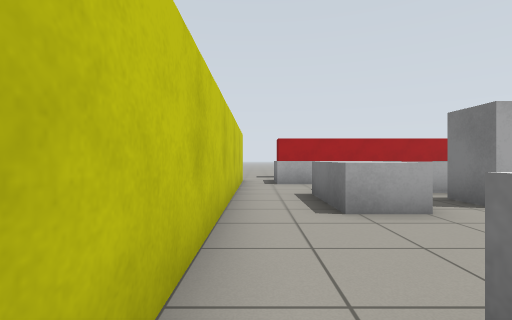
view 1 (above)

14 first-person views from a walk through a world built for the Gazebo simulator. The camera is 0.79 m above the floor, looks level and sees 85° across. The floor is counted in squares, 1 m on a side. Each view is taken from the middle of a square. On the plan, view 1 faces up. The plan holds only what a view shows up to about 10 squares ahead; the rest is blank.

view 2
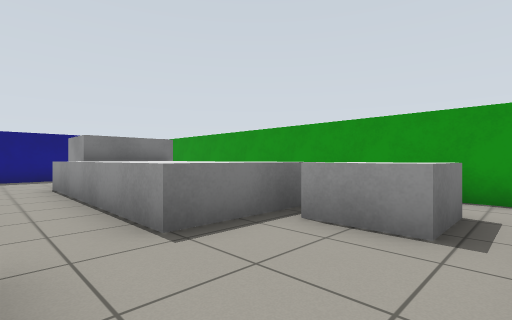

view 3
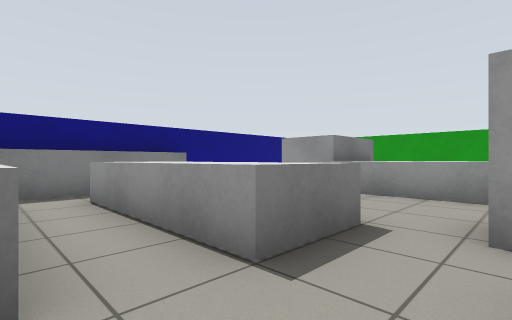

view 4
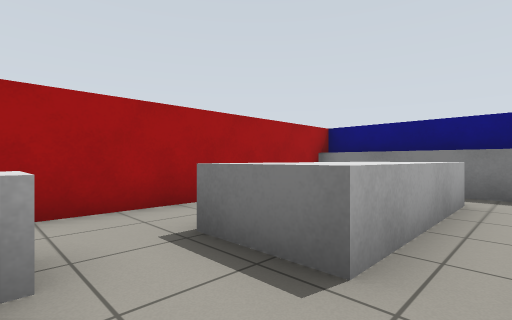

view 5
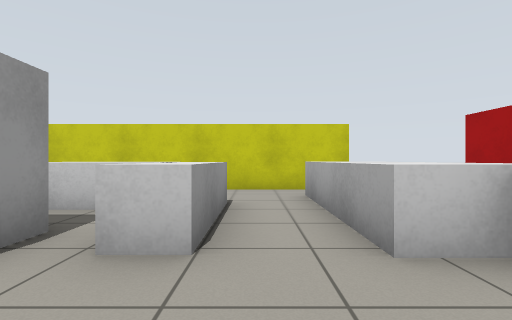

view 6
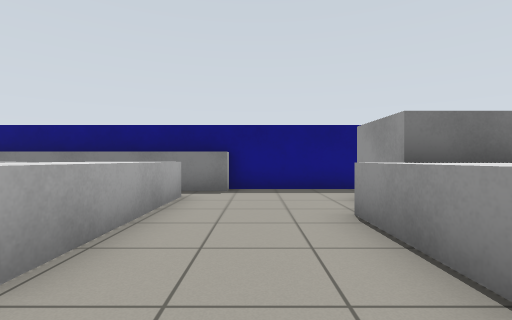

view 7
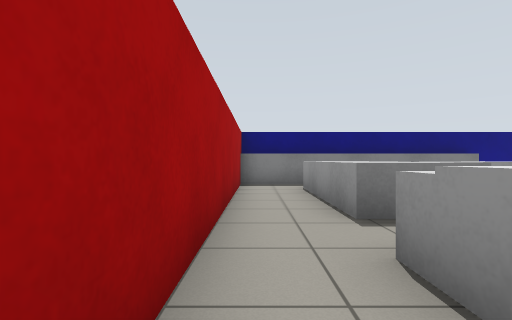

view 8
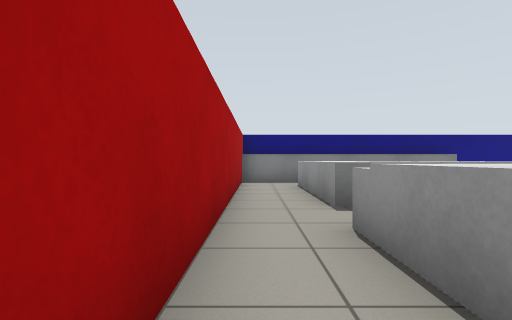

view 9
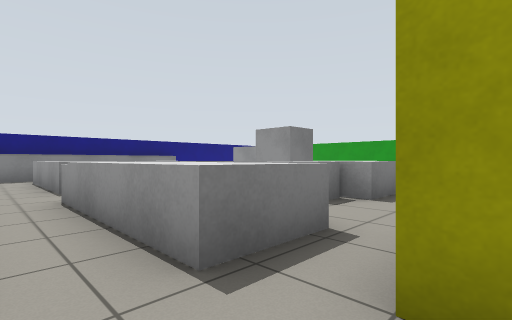

view 10
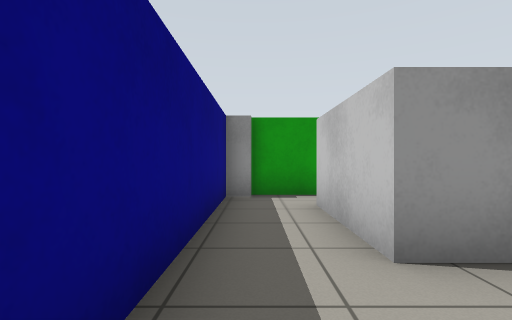

view 11
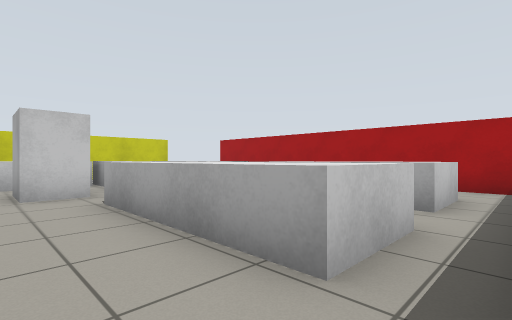

view 12
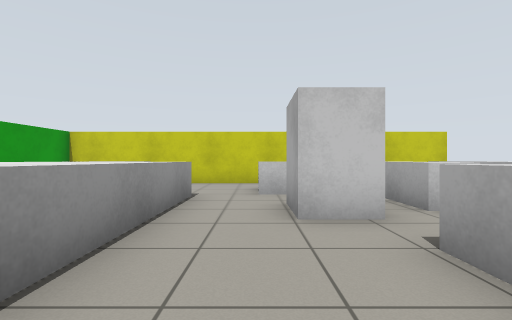

view 13
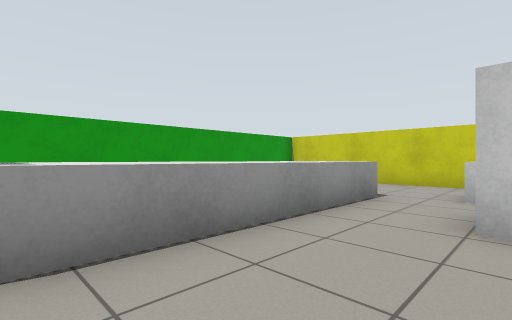

view 14
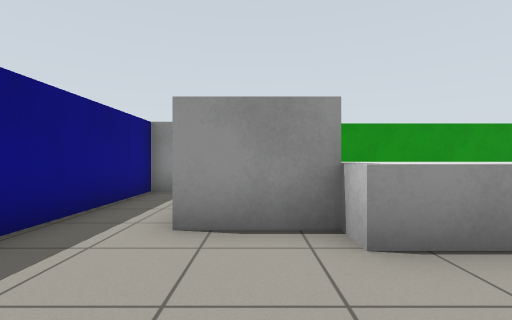

### Floor plan
Points are (right, up) in squares from view 1. A wall is a line through its corners. A room is listed if a view was taken in it or the views show most of it. See-through windows are left out.
Room 1 (views 1, 2, 3, 4, 5, 6, 7, 8, 10, 11, 12, 13, 14)
walls: (12.5, 4.7) (12.1, 4.7) (12.1, 12.5); (-0.5, 9.5) (-0.5, -2.3) (8.8, -2.3); (10.6, -2.3) (11.4, -2.3); (12.6, -2) (12.6, 12.5) (1, 12.5)
ways out: opening at (0, 11) to room 2
objects: white box (1, 0) to (2, 1); white box (1, 9) to (4, 11); white box (2, 4) to (2, 6); white box (2, 7) to (4, 7); white box (3, 0) to (8, 2); white box (4, 5) to (5, 5); white box (5, 10) to (5, 11); white box (7, 6) to (11, 7); white box (7, 9) to (11, 10); white box (9, -1) to (11, 2); white box (12, -2)
Room 2 (view 9)
walls: (-1, 10.5) (-0.5, 10.5) (-0.5, 9.5)
ways out: opening at (0, 11) to room 1

Where each view was taken, in squares from view 1:
view 1: 0 up, 0 right, facing up
view 2: 4 up, 0 right, facing down-right
view 3: 9 up, 5 right, facing down-right
view 4: 8 up, 5 right, facing up-right
view 5: 8 up, 7 right, facing left
view 6: 4 up, 5 right, facing right
view 7: 12 up, 3 right, facing right
view 8: 12 up, 2 right, facing right
view 9: 12 up, 1 left, facing down-right
view 10: 4 up, 12 right, facing down
view 11: 4 up, 12 right, facing up-left
view 12: 4 up, 9 right, facing left
view 13: 5 up, 9 right, facing down-left
view 14: 5 up, 10 right, facing down
